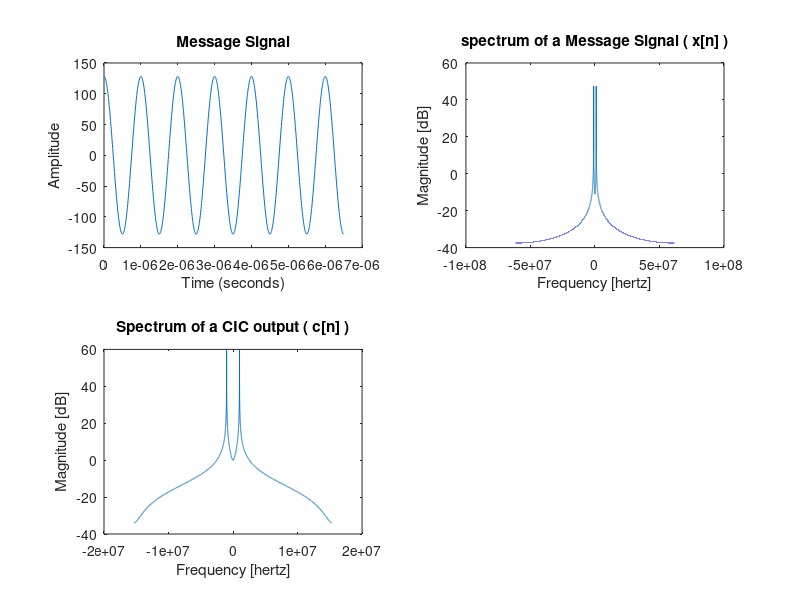

Write the MATLAB code that produced this figure. (Note: this script raises an error after producing the figure.)
clc;
clear all;
close all;

%-----------------------------------------------------------------------
%						Down-sampler
%-----------------------------------------------------------------------    
N  = 8192*4;%3734*2;                         % total # of samples     
Fs = 122.88E6;                                      % Sampling Frequency
Ts = 1/Fs;                                      % sampling interval  
fc = 1e6;                                    % carrier frequency  


t = [0:Ts:(N*Ts)-Ts];
% system impedance (ohms)
R = 50;

% FM modulate a test signal.                   
ModFreq = 500E3;                                % Modulating frequency  
signal = 128 * cos(2*pi*fc*t); 

% Write test data to a file
fid=fopen('fpga.in','wt');
fprintf(fid,"%d\n",signal);
fclose(fid);

% PLOTS                                                                   
startplot = 1;
endplot   = 1000;

dF = Fs/N;                      % hertz
f = -Fs/2:dF:Fs/2-dF;           % hertz
f = Fs/2*[-1:2/N:1-2/N];

figure(1);
subplot(2,2,1);
plot(t(1:800), signal(1:800));
title('Message Signal');
xlabel('Time (seconds)');
ylabel('Amplitude');

% normalized FFT of signal
f1=(fftshift(fft(signal,N))/(N));

% power spectrum
F1=10*log10((abs(f1).^2)/R*1000);

subplot(2,2,2);
plot(f,F1);
title('spectrum of a Message Signal ( x[n] )');
xlabel('Frequency [hertz]');
ylabel('Magnitude [dB]');

%						CIC Stage 1
%-----------------------------------------------------------------------
Mcic = 1;   % Differential delays in the filter.
Ncic = 5;  % Filter sections
Rcic = 4; % Decimation factor

g = ones(1,Rcic*Mcic);
h = g;
for i=1:Ncic;
	h = conv(h,g);
end;

cic_filtered  = conv(signal,g);
cic = cic_filtered([1:Rcic:length(cic_filtered)]);
cic = cic(1:round(length(signal)/Rcic));

c = cic;

Fs = round(Fs/Rcic);                                   
Ts = 1/Fs;
N = round(N/Rcic);
t = [0:Ts:(N*Ts)- Ts];

dF = Fs/N;                      % hertz
f = -Fs/2:dF:Fs/2-dF;           % hertz

% normalized FFT of signal
f2=(fftshift(fft(cic,N))/(N));

% power spectrum
F2 = 10*log10((abs(f2).^2)/R*1000);
subplot(2,2,3)
plot(f,F2);
title('Spectrum of a CIC output ( c[n] )');
xlabel('Frequency [hertz]');
ylabel('Magnitude [dB]');

%						Compensation FIR Stage
%-----------------------------------------------------------------------

Hfir = cfir(Rcic,Mcic,Ncic);

% Write test data to a file
fid=fopen('coeffs.in','wt');
fprintf(fid,"%d,",round(Hfir*2^15));
fclose(fid);

% filter the mixer spurs
pfir = filter(Hfir,1,cic);

% normalized FFT of signal
f3=(fftshift(fft(pfir,N))/(N));

% power spectrum
F3 = 10*log10((abs(f3).^2)/R*1000);

subplot(2,2,4);
plot(f,F3);
title('Spectrum of a filter output [I[n] and Q[n]');
xlabel('Frequency [hertz]');
ylabel('Magnitude [dB]');

%figure(2)
%subplot(2,2,1)
%plot(t(1:50), pfir(1:100));
%title('Filter Signal');
%xlabel('Time (seconds)');
%ylabel('Amplitude');

% Write test data to a file
fid=fopen('pfir.in','wt');
fprintf(fid,"%d %d\n",round(real(pfir)/42.811),round(imag(pfir)/42.811));
fclose(fid);

%						CIC Stage 2
%-----------------------------------------------------------------------
Mcic = 1;   % Differential delays in the filter.
Ncic = 1;  % Filter sections
Rcic = 2; % Decimation factor

g = ones(1,Rcic*Mcic);
h = g;
for i=1:Ncic;
	h = conv(h,g);
end;

cic1 = pfir;
cic_filtered  = conv(cic1,g);
cic = cic_filtered([1:Rcic:length(cic_filtered)]);
cic = cic(1:round(length(cic1)/Rcic));

Fs = round(Fs/Rcic);                                   
Ts = 1/Fs;
N = round(N/Rcic);
t = [0:Ts:(N*Ts)- Ts];

dF = Fs/N;                      % hertz
f = -Fs/2:dF:Fs/2-dF;           % hertz

% normalized FFT of signal
f4=(fftshift(fft(cic,N))/(N));

% power spectrum
F4 = 10*log10((abs(f4).^2)/R*1000);


subplot(2,2,2)
plot(f,F4);
title('Spectrum of a CIC-2 output ( c[n] )');
xlabel('Frequency [hertz]');
ylabel('Magnitude [dB]');

  
%-------------------------------------------------------------------------%



